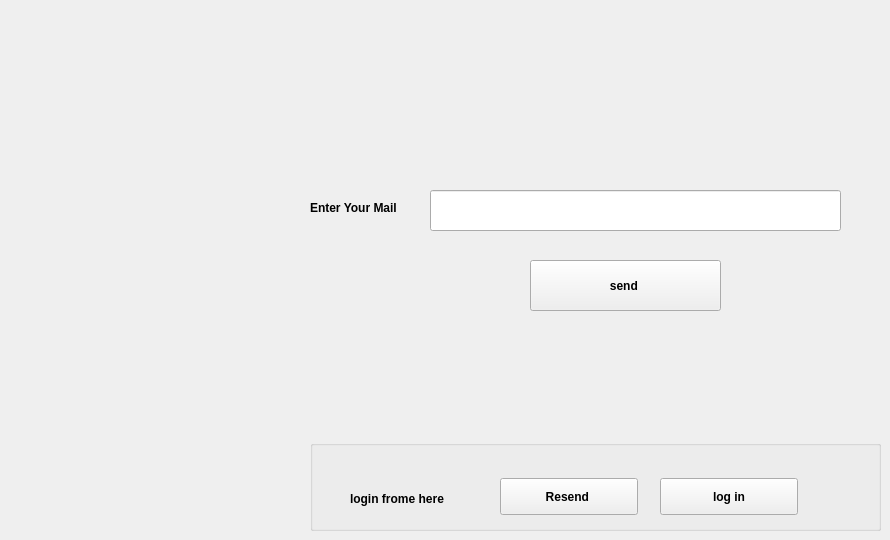
    <widget class="QWidget" name="tab_14">
     <attribute name="title">
      <string>Page</string>
     </attribute>
     <widget class="QLabel" name="label_119">
      <property name="geometry">
       <rect>
        <x>310</x>
        <y>200</y>
        <width>111</width>
        <height>16</height>
       </rect>
      </property>
      <property name="font">
       <font>
        <pointsize>9</pointsize>
        <weight>75</weight>
        <bold>true</bold>
       </font>
      </property>
      <property name="text">
       <string>Enter Your Mail</string>
      </property>
     </widget>
     <widget class="QLineEdit" name="lineEdit_97">
      <property name="geometry">
       <rect>
        <x>430</x>
        <y>190</y>
        <width>411</width>
        <height>41</height>
       </rect>
      </property>
      <property name="font">
       <font>
        <pointsize>9</pointsize>
        <weight>75</weight>
        <bold>true</bold>
       </font>
      </property>
      <property name="text">
       <string/>
      </property>
     </widget>
     <widget class="QGroupBox" name="groupBox_15">
      <property name="geometry">
       <rect>
        <x>310</x>
        <y>440</y>
        <width>571</width>
        <height>91</height>
       </rect>
      </property>
      <property name="title">
       <string/>
      </property>
      <widget class="QLabel" name="label_120">
       <property name="geometry">
        <rect>
         <x>40</x>
         <y>40</y>
         <width>138</width>
         <height>37</height>
        </rect>
       </property>
       <property name="font">
        <font>
         <pointsize>9</pointsize>
         <weight>75</weight>
         <bold>true</bold>
        </font>
       </property>
       <property name="text">
        <string>login frome here</string>
       </property>
      </widget>
      <widget class="QPushButton" name="pushButton_78">
       <property name="geometry">
        <rect>
         <x>350</x>
         <y>38</y>
         <width>138</width>
         <height>37</height>
        </rect>
       </property>
       <property name="font">
        <font>
         <pointsize>9</pointsize>
         <weight>75</weight>
         <bold>true</bold>
        </font>
       </property>
       <property name="text">
        <string>log in</string>
       </property>
      </widget>
      <widget class="QPushButton" name="pushButton_80">
       <property name="geometry">
        <rect>
         <x>190</x>
         <y>38</y>
         <width>138</width>
         <height>37</height>
        </rect>
       </property>
       <property name="font">
        <font>
         <pointsize>9</pointsize>
         <weight>75</weight>
         <bold>true</bold>
        </font>
       </property>
       <property name="text">
        <string>Resend </string>
       </property>
      </widget>
     </widget>
     <widget class="QPushButton" name="pushButton_79">
      <property name="geometry">
       <rect>
        <x>530</x>
        <y>260</y>
        <width>191</width>
        <height>51</height>
       </rect>
      </property>
      <property name="font">
       <font>
        <pointsize>9</pointsize>
        <weight>75</weight>
        <bold>true</bold>
       </font>
      </property>
      <property name="text">
       <string>send </string>
      </property>
     </widget>
    </widget>
